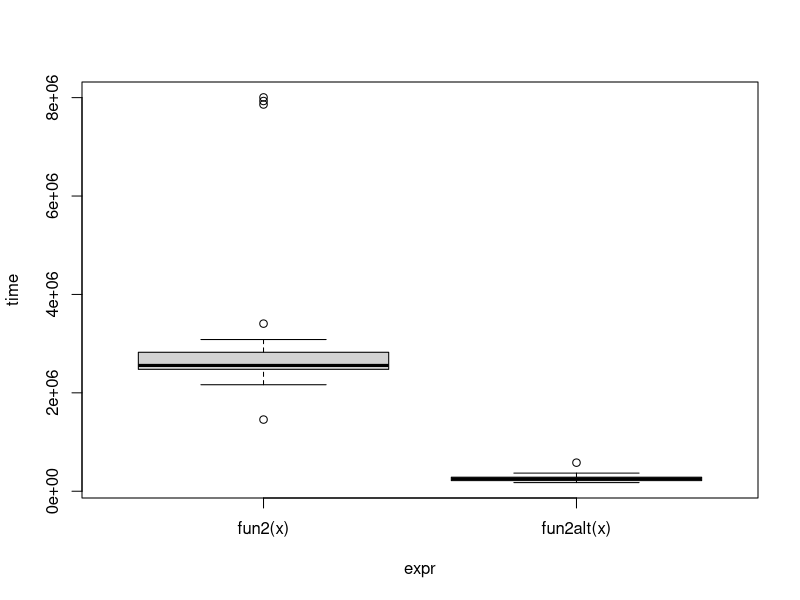
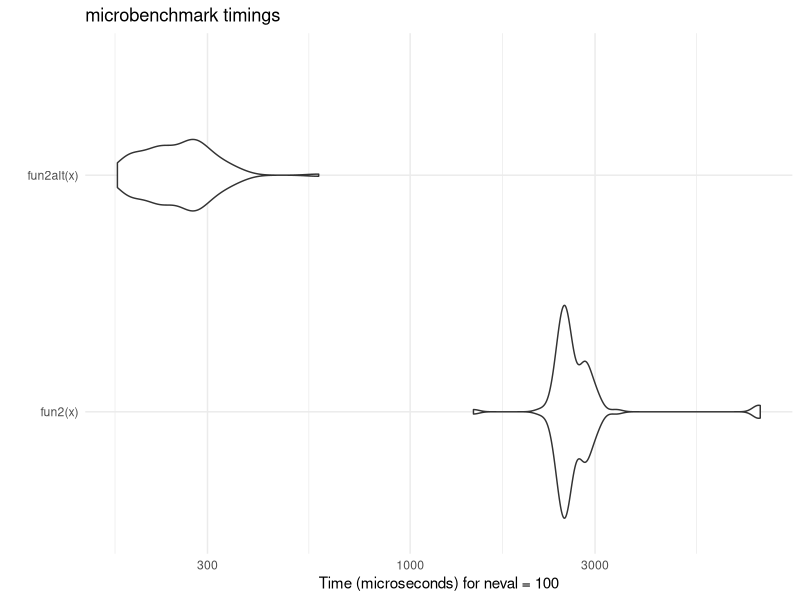

Write R code to recreate these figures, in order. (Note: this script raises an error after producing the figures.)
## ---- chunk 1
library(parallel)
library(microbenchmark)
library(tidyverse)
## ---- chunk 2
fun1 <- function(n = 100, k = 4, lambda = 4) {
  x <- NULL
  
  for (i in 1:n)
    x <- rbind(x, rpois(k, lambda))
  
  return(x)
}

fun1alt <- function(n = 100, k = 4, lambda = 4) {
  matrix(rpois(n * k, lambda), nrow = n, ncol = k)
}

# Benchmarking
microbenchmark::microbenchmark(
  fun1(),
  fun1alt()
)
## ---- chunk 3
# Data Generating Process (10 x 10,000 matrix)
set.seed(1234)
x <- matrix(rnorm(1e4), nrow=10)

# Find each column's max value
# Inefficient because it uses apply() which loops through each column giving a slower function.
fun2 <- function(x) {
  apply(x, 2, max)
}

# Avoids loops and directly extracts max value
fun2alt <- function(x) {
  x[cbind(max.col(t(x)), 1:ncol(x))]
}

# Benchmarking
bench = microbenchmark::microbenchmark(
  fun2(x),
  fun2alt(x),
  unit = "us"
)
bench
## ---- chunk 4
plot(bench)

autoplot(bench) + 
  theme_minimal()
## ---- chunk 5
my_boot <- function(dat, stat, R, ncpus = 1L) {
  
  # Getting the random indices
  n <- nrow(dat)
  idx <- matrix(sample.int(n, n*R, TRUE), nrow=n, ncol=R)
 
  # Making the cluster using `ncpus`
  # STEP 1: GOES HERE
    # ncpus specify that we are using multiple CPU cores
    # PSOCK for parallel socket cluster
  cl = makePSOCKcluster(ncpus)
  # on.exit(stopCluster(cl)) # makes the clusters automatically shutdown to prevent memory leak
  
  # STEP 2: GOES HERE
  clusterExport(cl, varlist = c("dat", "stat", "idx"), envir = environment())
  
  # STEP 3: THIS FUNCTION NEEDS TO BE REPLACED WITH parLapply
  # ans <- lapply(seq_len(R), function(i) {
  #   stat(dat[idx[,i], , drop=FALSE])
  # })
  ans = parLapply(cl, seq_len(R), function(i) {
    stat(dat[idx[, i], , drop = FALSE])
  })
  
  # Coercing the list into a matrix
  ans <- do.call(rbind, ans)
  
  # STEP 4: GOES HERE
  stopCluster(cl)
  
  ans
  
}
## ---- chunk 6
# Bootstrap of a linear regression model
# my_stat <- function_for_lm 
my_stat = function(d) coef(lm(y~x, data = d))

# DATA SIM
set.seed(1)
n <- 500 
R <- 1e4
x <- cbind(rnorm(n)) 
y <- x*5 + rnorm(n)

# Check if we get something similar as lm
ans0 <- confint(lm(y~x))
ans1 <- my_boot(dat = data.frame(x, y), my_stat, R=R, ncpus = 4)
qs <- c(.025, .975)

cat("Ordinary Least Squares: \n")
print(ans0)
cat("\n")
cat("Bootstrap CI: \n")
print(t(apply(ans1, 2, quantile, probs = qs)))
## ---- chunk 7
parallel::detectCores()
system.time(my_boot(dat = data.frame(x, y), my_stat, R= 4000, ncpus = 1L))
system.time(my_boot(dat = data.frame(x, y), my_stat, R= 4000, ncpus = 8L))
